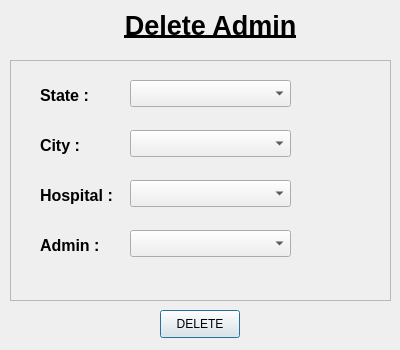
<?xml version="1.0" encoding="UTF-8"?>
<ui version="4.0">
 <class>deleteAdmin</class>
 <widget class="QDialog" name="deleteAdmin">
  <property name="geometry">
   <rect>
    <x>0</x>
    <y>0</y>
    <width>400</width>
    <height>350</height>
   </rect>
  </property>
  <property name="windowTitle">
   <string> </string>
  </property>
  <widget class="QLabel" name="title">
   <property name="geometry">
    <rect>
     <x>80</x>
     <y>0</y>
     <width>261</width>
     <height>51</height>
    </rect>
   </property>
   <property name="text">
    <string>&lt;html&gt;&lt;head/&gt;&lt;body&gt;&lt;p align=&quot;center&quot;&gt;&lt;span style=&quot; font-size:20pt; font-weight:600; text-decoration: underline;&quot;&gt;Delete Admin&lt;/span&gt;&lt;/p&gt;&lt;/body&gt;&lt;/html&gt;</string>
   </property>
  </widget>
  <widget class="QFrame" name="frame">
   <property name="geometry">
    <rect>
     <x>10</x>
     <y>60</y>
     <width>381</width>
     <height>241</height>
    </rect>
   </property>
   <property name="frameShape">
    <enum>QFrame::StyledPanel</enum>
   </property>
   <property name="frameShadow">
    <enum>QFrame::Raised</enum>
   </property>
   <widget class="QComboBox" name="cityComboBox">
    <property name="geometry">
     <rect>
      <x>120</x>
      <y>70</y>
      <width>161</width>
      <height>27</height>
     </rect>
    </property>
   </widget>
   <widget class="QComboBox" name="hospitalComboBox">
    <property name="geometry">
     <rect>
      <x>120</x>
      <y>120</y>
      <width>161</width>
      <height>27</height>
     </rect>
    </property>
   </widget>
   <widget class="QComboBox" name="stateComboBox">
    <property name="geometry">
     <rect>
      <x>120</x>
      <y>20</y>
      <width>161</width>
      <height>27</height>
     </rect>
    </property>
   </widget>
   <widget class="QLabel" name="cityLabel">
    <property name="geometry">
     <rect>
      <x>30</x>
      <y>70</y>
      <width>111</width>
      <height>31</height>
     </rect>
    </property>
    <property name="text">
     <string>&lt;html&gt;&lt;head/&gt;&lt;body&gt;&lt;p&gt;&lt;span style=&quot; font-size:12pt; font-weight:600;&quot;&gt;City : &lt;/span&gt;&lt;/p&gt;&lt;/body&gt;&lt;/html&gt;</string>
    </property>
   </widget>
   <widget class="QLabel" name="hospitalLabel">
    <property name="geometry">
     <rect>
      <x>30</x>
      <y>120</y>
      <width>111</width>
      <height>31</height>
     </rect>
    </property>
    <property name="text">
     <string>&lt;html&gt;&lt;head/&gt;&lt;body&gt;&lt;p&gt;&lt;span style=&quot; font-size:12pt; font-weight:600;&quot;&gt;Hospital : &lt;/span&gt;&lt;/p&gt;&lt;/body&gt;&lt;/html&gt;</string>
    </property>
   </widget>
   <widget class="QLabel" name="stateLabel">
    <property name="geometry">
     <rect>
      <x>30</x>
      <y>20</y>
      <width>111</width>
      <height>31</height>
     </rect>
    </property>
    <property name="text">
     <string>&lt;html&gt;&lt;head/&gt;&lt;body&gt;&lt;p&gt;&lt;span style=&quot; font-size:12pt; font-weight:600;&quot;&gt;State : &lt;/span&gt;&lt;/p&gt;&lt;/body&gt;&lt;/html&gt;</string>
    </property>
   </widget>
   <widget class="QLabel" name="adminLabel">
    <property name="geometry">
     <rect>
      <x>30</x>
      <y>170</y>
      <width>111</width>
      <height>31</height>
     </rect>
    </property>
    <property name="text">
     <string>&lt;html&gt;&lt;head/&gt;&lt;body&gt;&lt;p&gt;&lt;span style=&quot; font-size:12pt; font-weight:600;&quot;&gt;Admin :&lt;/span&gt;&lt;/p&gt;&lt;/body&gt;&lt;/html&gt;</string>
    </property>
   </widget>
   <widget class="QComboBox" name="adminComboBox">
    <property name="geometry">
     <rect>
      <x>120</x>
      <y>170</y>
      <width>161</width>
      <height>27</height>
     </rect>
    </property>
   </widget>
  </widget>
  <widget class="QPushButton" name="deleteButton">
   <property name="geometry">
    <rect>
     <x>160</x>
     <y>310</y>
     <width>80</width>
     <height>28</height>
    </rect>
   </property>
   <property name="text">
    <string>DELETE</string>
   </property>
  </widget>
 </widget>
 <resources/>
 <connections/>
</ui>
